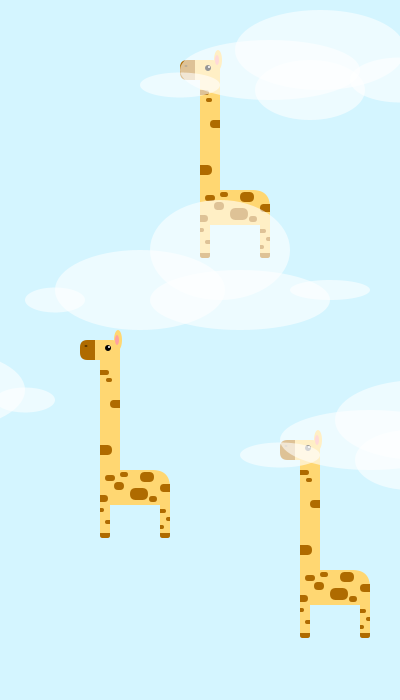
Frame 1 (no input)
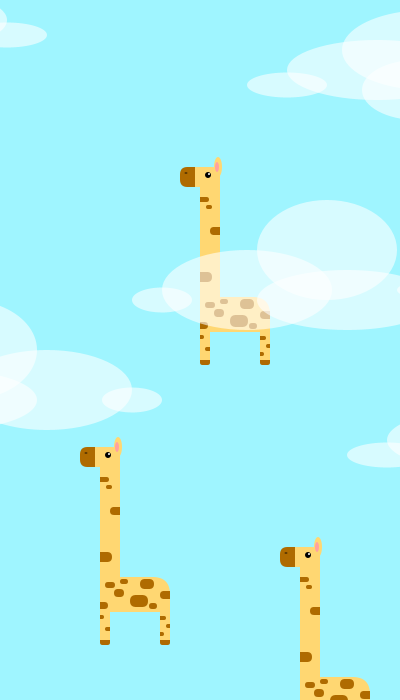
Frame 60 (the mouse pressed at the canvas centre just before this capture)
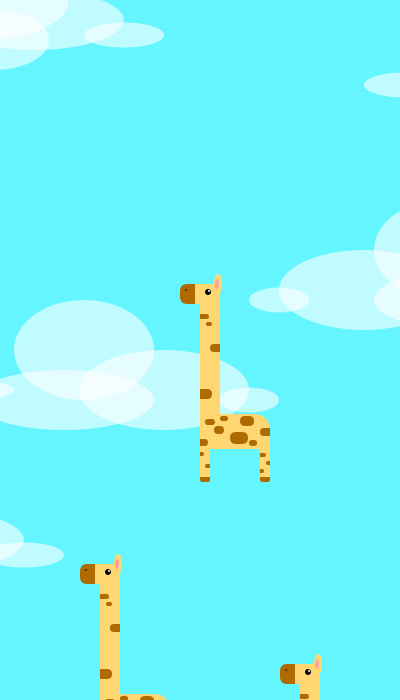
Frame 120 (the mouse held since frame 60 and released just before this capture)

The Processing sketch that drew these frames (run headless with seeded random() and noise(); from frame 60 on, the mouse is pressed at the canvas centre):

// Processing sketch: a3
// ── a3.pde
int spacing = 30;
int numberDrawn = 0;
int totalLines = 500;

void setup() {
  size(400, 700);
  background(232, 245, 255);
  println("hello");
  println(spacing);
  noStroke();

  spacing += 10;
}
void draw() {
  background(232, 245, 255);
  if (numberDrawn < totalLines) {
    background(232 - spacing/2, 245, 255);
    
    // copy cloud 2
    fill(255, 150);
    ellipse(-100 + spacing, 390, 170, 80);
    ellipse(-180 + spacing, 350, 140, 100);
    ellipse(-200 + spacing, 400, 180, 60);
    ellipse(-15 + spacing, 400, 60, 25);
    ellipse(-290 + spacing, 390, 80, 20);
    
    // GIRAFFE 1 (R)
    // neck
    fill(255, 215, 114);
    // rounded edges rect(a, b, c, d, top left, top r, bottom r, bl)
    rect(300, 400 + spacing, 20, 130, 0, 15, 0, 0);
    // spots, neck rect(200, 500, 20, 130, 0, 15, 0, 0)
    fill(175, 107, 0);
    rect(310, 460 + spacing, 10, 8, 8, 0, 0, 8);
    rect(300, 430 + spacing, 9, 5, 0, 8, 8, 0);
    rect(300, 505 + spacing, 12, 10, 0, 8, 8, 0);
    rect(306, 438 + spacing, 6, 4, 8, 8, 8, 8);
    
    // head
    fill(255, 215, 114);
    // rect(a, b, c, d, top left, top r, bottom r, bl)
    rect(280, 400 + spacing, 40, 20, 100, 15, 0, 20);
    // nose brown part
    fill(175, 107, 0);
    rect(280, 400 + spacing, 15, 20, 100, 0, 0, 20);
    // ear
    fill(255, 215, 114);
    ellipse(318, 400 + spacing, 8, 20);
    //pink part of ear
    fill(255, 162, 160);
    ellipse(317, 400 + spacing, 4, 10);
    // eye 
    fill(0);
    ellipse(308, 408 + spacing, 6, 6);
    // white shine
    fill(255);
    ellipse(309, 407 + spacing, 2, 2);
    // nostril
    fill(0);
    ellipse(286, 406 + spacing, 3, 1);
    
    // body
    fill(255, 215, 114);
    // rect(a, b, c, d, top left, top r, bottom r, bl)
    rect(300, 530 + spacing, 70, 35, 0, 100, 0, 0);
    // spots, body t(200, 270)-b(630,665)
    fill(175, 107, 0);
    rect(330, 548 + spacing, 18, 12, 8, 8, 8, 8);
    rect(305, 535 + spacing, 10, 6, 8, 8, 8, 8);
    rect(314, 542 + spacing, 10, 8, 8, 8, 8, 8);
    rect(340, 532 + spacing, 14, 10, 8, 8, 8, 8);
    rect(320, 532 + spacing, 8, 5, 8, 8, 8, 8);
    rect(349, 556 + spacing, 8, 6, 8, 8, 8, 8);
    rect(360, 544 + spacing, 10, 8, 8, 0, 0, 8);
    rect(300, 555 + spacing, 8, 7, 0, 8, 8, 0);
    // leg (left)
    fill(255, 215, 114);
    rect(300, 565 + spacing, 10, 33, 0, 0, 20, 20);
    // leg (right)
    rect(360, 565 + spacing, 10, 33, 0, 0, 20, 20);
    // r leg spots
    fill(175, 107, 0);
    rect(360, 585 + spacing, 4, 4, 0, 8, 8, 0);
    rect(366, 577 + spacing, 4, 4, 8, 0, 0, 8);
    rect(360, 569 + spacing, 6, 4, 0, 8, 8, 0);
    // l leg spots rect(200, 665, 10, 33, 0, 0, 20, 20);
    fill(175, 107, 0);
    rect(300, 568 + spacing, 4, 4, 0, 8, 8, 0);
    rect(305, 580 + spacing, 5, 4, 8, 0, 0, 8);
    // l leg hoof
    fill(175, 107, 0);
    rect(300, 593 + spacing, 10, 5, 0, 0, 20, 20);
    // r leg hoof
    fill(175, 107, 0);
    rect(360, 593 + spacing, 10, 5, 0, 0, 20, 20);
    
    // GIRAFFE 2 (L)
    
    // neck
    fill(255, 215, 114);
    // rounded edges rect(a, b, c, d, top left, top r, bottom r, bl)
    rect(100, 300 + spacing, 20, 130, 0, 15, 0, 0);
    // spots, neck rect(200, 500, 20, 130, 0, 15, 0, 0);
    fill(175, 107, 0);
    rect(110, 360 + spacing, 10, 8, 8, 0, 0, 8);
    rect(100, 330 + spacing, 9, 5, 0, 8, 8, 0);
    rect(100, 405 + spacing, 12, 10, 0, 8, 8, 0);
    rect(106, 338 + spacing, 6, 4, 8, 8, 8, 8);
  
    // head
    fill(255, 215, 114);
    // rect(a, b, c, d, top left, top r, bottom r, bl)
    rect(80, 300 + spacing, 40, 20, 100, 15, 0, 20);
    // nose brown part
    fill(175, 107, 0);
    rect(80, 300 + spacing, 15, 20, 100, 0, 0, 20);
    // ear
    fill(255, 215, 114);
    ellipse(118, 300 + spacing, 8, 20);
    //pink part of ear
    fill(255, 162, 160);
    ellipse(117, 300 + spacing, 4, 10);
    // eye 
    fill(0);
    ellipse(108, 308 + spacing, 6, 6);
    // white shine
    fill(255);
    ellipse(109, 307 + spacing, 2, 2);
    // nostril
    fill(0);
    ellipse(86, 306 + spacing, 3, 1);
  
  
    // body
    fill(255, 215, 114);
    // rect(a, b, c, d, top left, top r, bottom r, bl)
    rect(100, 430 + spacing, 70, 35, 0, 100, 0, 0);
    // spots, body t(200, 270)-b(630,665)
    fill(175, 107, 0);
    rect(130, 448 + spacing, 18, 12, 8, 8, 8, 8);
    rect(105, 435 + spacing, 10, 6, 8, 8, 8, 8);
    rect(114, 442 + spacing, 10, 8, 8, 8, 8, 8);
    rect(140, 432 + spacing, 14, 10, 8, 8, 8, 8);
    rect(120, 432 + spacing, 8, 5, 8, 8, 8, 8);
    rect(149, 456 + spacing, 8, 6, 8, 8, 8, 8);
    rect(160, 444 + spacing, 10, 8, 8, 0, 0, 8);
    rect(100, 455 + spacing, 8, 7, 0, 8, 8, 0);
  
    // leg (left)
    fill(255, 215, 114);
    rect(100, 465 + spacing, 10, 33, 0, 0, 20, 20);
    // leg (right)
    rect(160, 465 + spacing, 10, 33, 0, 0, 20, 20);
    // r leg spots
    fill(175, 107, 0);
    rect(160, 485 + spacing, 4, 4, 0, 8, 8, 0);
    rect(166, 477 + spacing, 4, 4, 8, 0, 0, 8);
    rect(160, 469 + spacing, 6, 4, 0, 8, 8, 0);
    // l leg spots rect(200, 665, 10, 33, 0, 0, 20, 20);
    fill(175, 107, 0);
    rect(100, 468 + spacing, 4, 4, 0, 8, 8, 0);
    rect(105, 480 + spacing, 5, 4, 8, 0, 0, 8);
    // l leg hoof
    fill(175, 107, 0);
    rect(100, 493 + spacing, 10, 5, 0, 0, 20, 20);
    // r leg hoof
    fill(175, 107, 0);
    rect(160, 493 + spacing, 10, 5, 0, 0, 20, 20);
  
  
     // GIRAFFE 3
    
    // neck
    fill(255, 215, 114);
    // rounded edges rect(a, b, c, d, top left, top r, bottom r, bl)
    rect(100+100, 300-280 + spacing, 20, 130, 0, 15, 0, 0);
    // spots, neck rect(200, 500, 20, 130, 0, 15, 0, 0);
    fill(175, 107, 0);
    rect(110+100, 360-280 + spacing, 10, 8, 8, 0, 0, 8);
    rect(100+100, 330-280 + spacing, 9, 5, 0, 8, 8, 0);
    rect(100+100, 405-280 + spacing, 12, 10, 0, 8, 8, 0);
    rect(106+100, 338-280 + spacing, 6, 4, 8, 8, 8, 8);
  
    // head
    fill(255, 215, 114);
    // rect(a, b, c, d, top left, top r, bottom r, bl)
    rect(80+100, 300-280 + spacing, 40, 20, 100, 15, 0, 20);
    // nose brown part
    fill(175, 107, 0);
    rect(80+100, 300-280 + spacing, 15, 20, 100, 0, 0, 20);
    // ear
    fill(255, 215, 114);
    ellipse(118+100, 300-280 + spacing, 8, 20);
    //pink part of ear
    fill(255, 162, 160);
    ellipse(117+100, 300-280 + spacing, 4, 10);
    // eye 
    fill(0);
    ellipse(108+100, 308-280 + spacing, 6, 6);
    // white shine
    fill(255);
    ellipse(109+100, 307-280 + spacing, 2, 2);
    // nostril
    fill(0);
    ellipse(86+100, 306-280 + spacing, 3, 1);
  
  
    // body
    fill(255, 215, 114);
    // rect(a, b, c, d, top left, top r, bottom r, bl)
    rect(100+100, 430-280 + spacing, 70, 35, 0, 100, 0, 0);
    // spots, body t(200, 270)-b(630,665)
    fill(175, 107, 0);
    rect(130+100, 448-280 + spacing, 18, 12, 8, 8, 8, 8);
    rect(105+100, 435-280 + spacing, 10, 6, 8, 8, 8, 8);
    rect(114+100, 442-280 + spacing, 10, 8, 8, 8, 8, 8);
    rect(140+100, 432-280 + spacing, 14, 10, 8, 8, 8, 8);
    rect(120+100, 432-280 + spacing, 8, 5, 8, 8, 8, 8);
    rect(149+100, 456-280 + spacing, 8, 6, 8, 8, 8, 8);
    rect(160+100, 444-280 + spacing, 10, 8, 8, 0, 0, 8);
    rect(100+100, 455-280 + spacing, 8, 7, 0, 8, 8, 0);
  
    // leg (left)
    fill(255, 215, 114);
    rect(100+100, 465-280 + spacing, 10, 33, 0, 0, 20, 20);
    // leg (right)
    rect(160+100, 465-280 + spacing, 10, 33, 0, 0, 20, 20);
    // r leg spots
    fill(175, 107, 0);
    rect(160+100, 485-280 + spacing, 4, 4, 0, 8, 8, 0);
    rect(166+100, 477-280 + spacing, 4, 4, 8, 0, 0, 8);
    rect(160+100, 469-280 + spacing, 6, 4, 0, 8, 8, 0);
    // l leg spots rect(200, 665, 10, 33, 0, 0, 20, 20);
    fill(175, 107, 0);
    rect(100+100, 468-280 + spacing, 4, 4, 0, 8, 8, 0);
    rect(105+100, 480-280 + spacing, 5, 4, 8, 0, 0, 8);
    // l leg hoof
    fill(175, 107, 0);
    rect(100+100, 493-280 + spacing, 10, 5, 0, 0, 20, 20);
    // r leg hoof
    fill(175, 107, 0);
    rect(160+100, 493-280 + spacing, 10, 5, 0, 0, 20, 20);
  
  
    
    //cloud 1
    noStroke();
    fill(255, 150);
    ellipse(280 + spacing, 50, 170, 80);
    ellipse(360 + spacing, 80, 100, 45);
    ellipse(270 + spacing, 90, 110, 60);
    ellipse(230 + spacing, 70, 180, 60);
    ellipse(140 + spacing, 85, 80, 25);
    ellipse(400 + spacing, 80, 50, 20);
    // cloud 2
    ellipse(100 + spacing, 290, 170, 80);
    ellipse(180 + spacing, 250, 140, 100);
    ellipse(200 + spacing, 300, 180, 60);
    ellipse(15 + spacing, 300, 60, 25);
    ellipse(290 + spacing, 290, 80, 20);
    // cloud 3
    ellipse(380 + spacing, 420, 170, 80);
    ellipse(460 + spacing, 450, 100, 45);
    ellipse(370 + spacing, 460, 110, 60);
    ellipse(330 + spacing, 440, 180, 60);
    ellipse(240 + spacing, 455, 80, 25);
    ellipse(500 + spacing, 450, 50, 20);
    //cloud 1
    noStroke();
    fill(255, 150);
    ellipse(-280 + spacing, 0, 170, 80);
    ellipse(-360 + spacing, 30, 100, 45);
    ellipse(-270 + spacing, 40, 110, 60);
    ellipse(-230 + spacing, 20, 180, 60);
    ellipse(-140 + spacing, 35, 80, 25);
    ellipse(-400 + spacing, 30, 50, 20);
     // copy cloud 3
    ellipse(-380 + spacing, 520, 170, 80);
    ellipse(-460 + spacing, 550, 100, 45);
    ellipse(-370 + spacing, 560, 110, 60);
    ellipse(-330 + spacing, 540, 180, 60);
    ellipse(-240 + spacing, 555, 80, 25);
    ellipse(-500 + spacing, 550, 50, 20);


    
    spacing += random(1, 4);
    println("spacing: " + spacing);
    
    numberDrawn += 1;
    
  } else {
    spacing = 0;
    numberDrawn = 0;
  }
}
